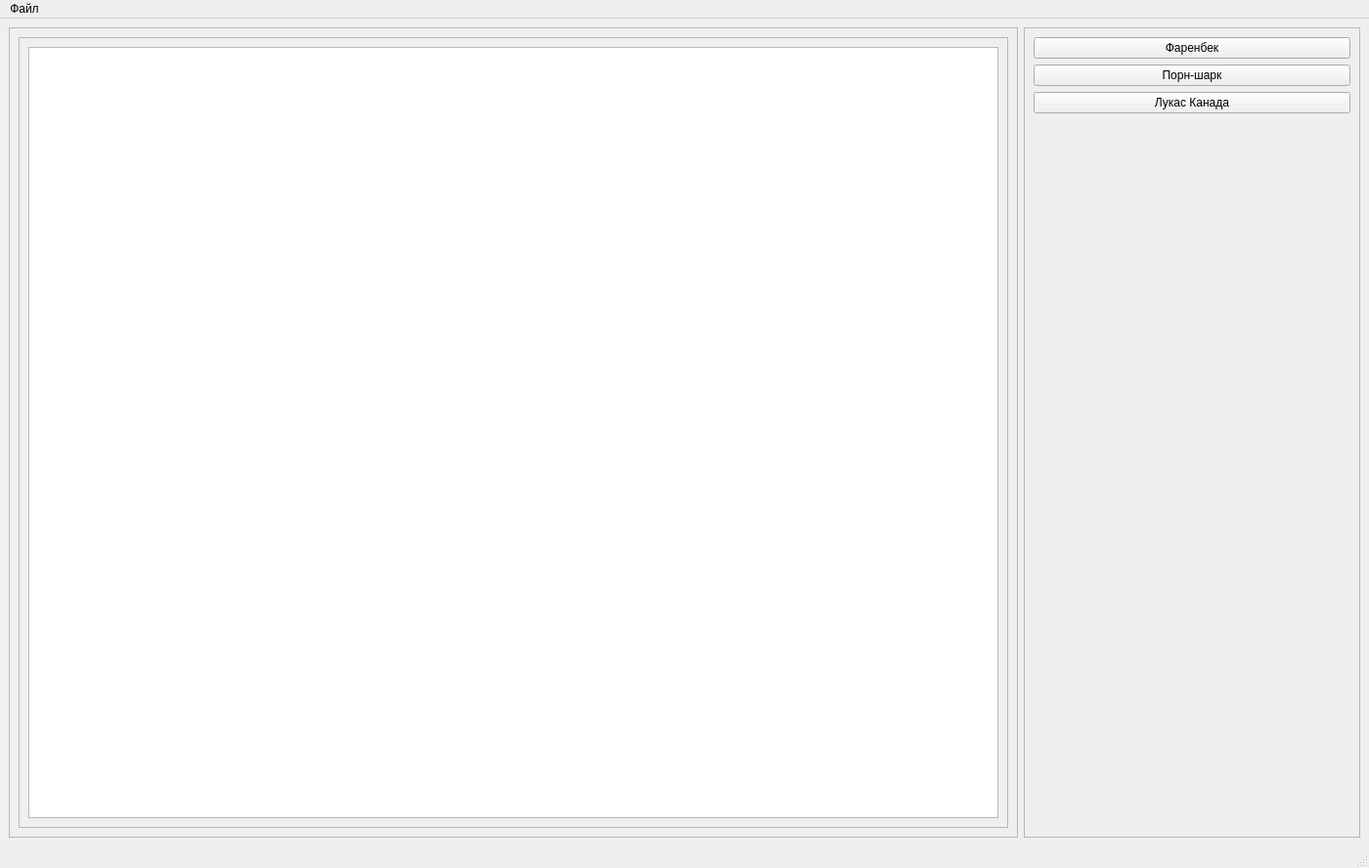
<?xml version="1.0" encoding="UTF-8"?>
<ui version="4.0">
 <class>MainWindow</class>
 <widget class="QMainWindow" name="MainWindow">
  <property name="geometry">
   <rect>
    <x>0</x>
    <y>0</y>
    <width>1400</width>
    <height>888</height>
   </rect>
  </property>
  <property name="windowTitle">
   <string>MainWindow</string>
  </property>
  <widget class="QWidget" name="centralwidget">
   <layout class="QHBoxLayout" name="horizontalLayout_2">
    <item>
     <widget class="QFrame" name="image_frame">
      <property name="sizePolicy">
       <sizepolicy hsizetype="Preferred" vsizetype="Preferred">
        <horstretch>3</horstretch>
        <verstretch>0</verstretch>
       </sizepolicy>
      </property>
      <property name="frameShape">
       <enum>QFrame::StyledPanel</enum>
      </property>
      <property name="frameShadow">
       <enum>QFrame::Raised</enum>
      </property>
      <layout class="QVBoxLayout" name="verticalLayout_2">
       <item>
        <widget class="QFrame" name="frame_2">
         <property name="sizePolicy">
          <sizepolicy hsizetype="Preferred" vsizetype="Preferred">
           <horstretch>0</horstretch>
           <verstretch>2</verstretch>
          </sizepolicy>
         </property>
         <property name="frameShape">
          <enum>QFrame::StyledPanel</enum>
         </property>
         <property name="frameShadow">
          <enum>QFrame::Raised</enum>
         </property>
         <layout class="QHBoxLayout" name="horizontalLayout">
          <item>
           <widget class="ImageView" name="image_view"/>
          </item>
         </layout>
        </widget>
       </item>
      </layout>
     </widget>
    </item>
    <item>
     <widget class="QFrame" name="frame">
      <property name="sizePolicy">
       <sizepolicy hsizetype="Preferred" vsizetype="Preferred">
        <horstretch>1</horstretch>
        <verstretch>0</verstretch>
       </sizepolicy>
      </property>
      <property name="frameShape">
       <enum>QFrame::StyledPanel</enum>
      </property>
      <property name="frameShadow">
       <enum>QFrame::Raised</enum>
      </property>
      <layout class="QVBoxLayout" name="verticalLayout">
       <item>
        <widget class="QPushButton" name="penis_button">
         <property name="text">
          <string>Фаренбек</string>
         </property>
        </widget>
       </item>
       <item>
        <widget class="QPushButton" name="vagina_button">
         <property name="text">
          <string>Порн-шарк</string>
         </property>
        </widget>
       </item>
       <item>
        <widget class="QPushButton" name="zhopa_buton">
         <property name="text">
          <string>Лукас Канада</string>
         </property>
        </widget>
       </item>
       <item>
        <spacer name="verticalSpacer">
         <property name="orientation">
          <enum>Qt::Vertical</enum>
         </property>
         <property name="sizeHint" stdset="0">
          <size>
           <width>20</width>
           <height>40</height>
          </size>
         </property>
        </spacer>
       </item>
      </layout>
     </widget>
    </item>
   </layout>
  </widget>
  <widget class="QMenuBar" name="menubar">
   <property name="geometry">
    <rect>
     <x>0</x>
     <y>0</y>
     <width>1400</width>
     <height>22</height>
    </rect>
   </property>
   <widget class="QMenu" name="menu">
    <property name="title">
     <string>Файл</string>
    </property>
    <addaction name="load_image_action"/>
    <addaction name="save_image_action"/>
   </widget>
   <addaction name="menu"/>
  </widget>
  <widget class="QStatusBar" name="statusbar"/>
  <action name="load_image_action">
   <property name="text">
    <string>Загрузить изображение</string>
   </property>
  </action>
  <action name="save_image_action">
   <property name="text">
    <string>Сохранить изображение</string>
   </property>
  </action>
 </widget>
 <customwidgets>
  <customwidget>
   <class>ImageView</class>
   <extends>QGraphicsView</extends>
   <header>pyqtgraph.h</header>
  </customwidget>
 </customwidgets>
 <resources/>
 <connections/>
</ui>
